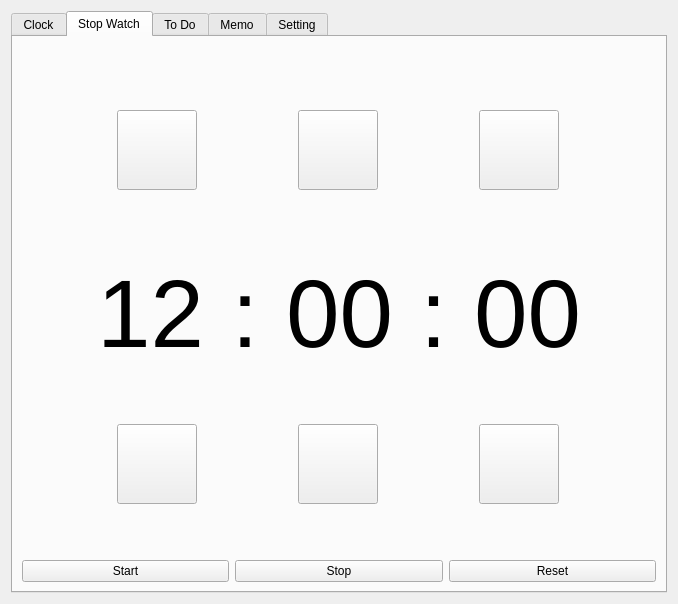
<?xml version="1.0" encoding="UTF-8"?>
<ui version="4.0">
 <class>Form</class>
 <widget class="QWidget" name="Form">
  <property name="geometry">
   <rect>
    <x>0</x>
    <y>0</y>
    <width>678</width>
    <height>604</height>
   </rect>
  </property>
  <property name="windowTitle">
   <string>Form</string>
  </property>
  <layout class="QVBoxLayout" name="verticalLayout_4">
   <item>
    <widget class="QTabWidget" name="appTab">
     <property name="sizePolicy">
      <sizepolicy hsizetype="MinimumExpanding" vsizetype="MinimumExpanding">
       <horstretch>0</horstretch>
       <verstretch>0</verstretch>
      </sizepolicy>
     </property>
     <property name="currentIndex">
      <number>1</number>
     </property>
     <widget class="QWidget" name="tab">
      <attribute name="title">
       <string>Clock</string>
      </attribute>
      <layout class="QHBoxLayout" name="horizontalLayout">
       <item>
        <layout class="QVBoxLayout" name="verticalLayout_8">
         <item>
          <widget class="QLabel" name="clockLabel">
           <property name="font">
            <font>
             <pointsize>72</pointsize>
            </font>
           </property>
           <property name="text">
            <string>TextLabel</string>
           </property>
           <property name="alignment">
            <set>Qt::AlignCenter</set>
           </property>
           <property name="margin">
            <number>30</number>
           </property>
          </widget>
         </item>
         <item>
          <widget class="QGroupBox" name="groupBox">
           <property name="title">
            <string/>
           </property>
           <layout class="QHBoxLayout" name="horizontalLayout_21">
            <item>
             <layout class="QVBoxLayout" name="verticalLayout_11">
              <item>
               <widget class="QLabel" name="label_6">
                <property name="text">
                 <string>StopWatch</string>
                </property>
               </widget>
              </item>
              <item>
               <widget class="QWidget" name="widget" native="true">
                <property name="sizePolicy">
                 <sizepolicy hsizetype="Preferred" vsizetype="MinimumExpanding">
                  <horstretch>0</horstretch>
                  <verstretch>0</verstretch>
                 </sizepolicy>
                </property>
                <property name="minimumSize">
                 <size>
                  <width>0</width>
                  <height>50</height>
                 </size>
                </property>
               </widget>
              </item>
              <item>
               <layout class="QHBoxLayout" name="horizontalLayout_22">
                <property name="topMargin">
                 <number>0</number>
                </property>
                <item>
                 <widget class="QLabel" name="label_7">
                  <property name="text">
                   <string>ToDo</string>
                  </property>
                 </widget>
                </item>
                <item>
                 <spacer name="horizontalSpacer_9">
                  <property name="orientation">
                   <enum>Qt::Horizontal</enum>
                  </property>
                  <property name="sizeHint" stdset="0">
                   <size>
                    <width>40</width>
                    <height>20</height>
                   </size>
                  </property>
                 </spacer>
                </item>
                <item>
                 <widget class="QPushButton" name="pushButton">
                  <property name="text">
                   <string>Done</string>
                  </property>
                 </widget>
                </item>
               </layout>
              </item>
              <item>
               <widget class="QListView" name="listView">
                <property name="sizePolicy">
                 <sizepolicy hsizetype="MinimumExpanding" vsizetype="MinimumExpanding">
                  <horstretch>0</horstretch>
                  <verstretch>0</verstretch>
                 </sizepolicy>
                </property>
                <property name="autoScrollMargin">
                 <number>5</number>
                </property>
                <property name="resizeMode">
                 <enum>QListView::Adjust</enum>
                </property>
                <property name="gridSize">
                 <size>
                  <width>0</width>
                  <height>5</height>
                 </size>
                </property>
                <property name="uniformItemSizes">
                 <bool>false</bool>
                </property>
                <property name="batchSize">
                 <number>50</number>
                </property>
               </widget>
              </item>
             </layout>
            </item>
           </layout>
          </widget>
         </item>
        </layout>
       </item>
      </layout>
     </widget>
     <widget class="QWidget" name="tab_2">
      <attribute name="title">
       <string>Stop Watch</string>
      </attribute>
      <layout class="QHBoxLayout" name="horizontalLayout_4">
       <item>
        <layout class="QVBoxLayout" name="verticalLayout_3">
         <item>
          <layout class="QVBoxLayout" name="verticalLayout_6">
           <item>
            <spacer name="verticalSpacer_2">
             <property name="orientation">
              <enum>Qt::Vertical</enum>
             </property>
             <property name="sizeHint" stdset="0">
              <size>
               <width>20</width>
               <height>40</height>
              </size>
             </property>
            </spacer>
           </item>
           <item>
            <layout class="QHBoxLayout" name="horizontalLayout_7">
             <item>
              <widget class="QPushButton" name="addHourButton">
               <property name="sizePolicy">
                <sizepolicy hsizetype="Fixed" vsizetype="Fixed">
                 <horstretch>0</horstretch>
                 <verstretch>0</verstretch>
                </sizepolicy>
               </property>
               <property name="minimumSize">
                <size>
                 <width>80</width>
                 <height>80</height>
                </size>
               </property>
               <property name="text">
                <string/>
               </property>
              </widget>
             </item>
             <item>
              <widget class="QPushButton" name="addMinuteButton">
               <property name="sizePolicy">
                <sizepolicy hsizetype="Fixed" vsizetype="Fixed">
                 <horstretch>0</horstretch>
                 <verstretch>0</verstretch>
                </sizepolicy>
               </property>
               <property name="minimumSize">
                <size>
                 <width>80</width>
                 <height>80</height>
                </size>
               </property>
               <property name="text">
                <string/>
               </property>
              </widget>
             </item>
             <item>
              <widget class="QPushButton" name="addSecondButton">
               <property name="sizePolicy">
                <sizepolicy hsizetype="Fixed" vsizetype="Fixed">
                 <horstretch>0</horstretch>
                 <verstretch>0</verstretch>
                </sizepolicy>
               </property>
               <property name="minimumSize">
                <size>
                 <width>80</width>
                 <height>80</height>
                </size>
               </property>
               <property name="text">
                <string/>
               </property>
              </widget>
             </item>
            </layout>
           </item>
           <item>
            <spacer name="verticalSpacer">
             <property name="orientation">
              <enum>Qt::Vertical</enum>
             </property>
             <property name="sizeHint" stdset="0">
              <size>
               <width>20</width>
               <height>40</height>
              </size>
             </property>
            </spacer>
           </item>
          </layout>
         </item>
         <item>
          <layout class="QHBoxLayout" name="horizontalLayout_13">
           <item>
            <spacer name="horizontalSpacer_7">
             <property name="orientation">
              <enum>Qt::Horizontal</enum>
             </property>
             <property name="sizeType">
              <enum>QSizePolicy::MinimumExpanding</enum>
             </property>
             <property name="sizeHint" stdset="0">
              <size>
               <width>75</width>
               <height>20</height>
              </size>
             </property>
            </spacer>
           </item>
           <item>
            <widget class="QLabel" name="stopwatchLabel">
             <property name="font">
              <font>
               <pointsize>72</pointsize>
              </font>
             </property>
             <property name="text">
              <string>12</string>
             </property>
             <property name="alignment">
              <set>Qt::AlignCenter</set>
             </property>
            </widget>
           </item>
           <item>
            <widget class="QLabel" name="label">
             <property name="sizePolicy">
              <sizepolicy hsizetype="MinimumExpanding" vsizetype="Preferred">
               <horstretch>0</horstretch>
               <verstretch>0</verstretch>
              </sizepolicy>
             </property>
             <property name="font">
              <font>
               <pointsize>72</pointsize>
              </font>
             </property>
             <property name="text">
              <string>:</string>
             </property>
             <property name="alignment">
              <set>Qt::AlignCenter</set>
             </property>
            </widget>
           </item>
           <item>
            <widget class="QLabel" name="label_2">
             <property name="font">
              <font>
               <pointsize>72</pointsize>
              </font>
             </property>
             <property name="text">
              <string>00</string>
             </property>
             <property name="alignment">
              <set>Qt::AlignCenter</set>
             </property>
            </widget>
           </item>
           <item>
            <widget class="QLabel" name="label_3">
             <property name="sizePolicy">
              <sizepolicy hsizetype="MinimumExpanding" vsizetype="Preferred">
               <horstretch>0</horstretch>
               <verstretch>0</verstretch>
              </sizepolicy>
             </property>
             <property name="font">
              <font>
               <pointsize>72</pointsize>
              </font>
             </property>
             <property name="text">
              <string>:</string>
             </property>
             <property name="alignment">
              <set>Qt::AlignCenter</set>
             </property>
            </widget>
           </item>
           <item>
            <widget class="QLabel" name="lblStopwatchSec">
             <property name="font">
              <font>
               <pointsize>72</pointsize>
              </font>
             </property>
             <property name="text">
              <string>00</string>
             </property>
             <property name="alignment">
              <set>Qt::AlignCenter</set>
             </property>
            </widget>
           </item>
           <item>
            <spacer name="horizontalSpacer_8">
             <property name="orientation">
              <enum>Qt::Horizontal</enum>
             </property>
             <property name="sizeType">
              <enum>QSizePolicy::MinimumExpanding</enum>
             </property>
             <property name="sizeHint" stdset="0">
              <size>
               <width>75</width>
               <height>20</height>
              </size>
             </property>
            </spacer>
           </item>
          </layout>
         </item>
         <item>
          <layout class="QVBoxLayout" name="verticalLayout_7">
           <item>
            <spacer name="verticalSpacer_3">
             <property name="orientation">
              <enum>Qt::Vertical</enum>
             </property>
             <property name="sizeHint" stdset="0">
              <size>
               <width>20</width>
               <height>40</height>
              </size>
             </property>
            </spacer>
           </item>
           <item>
            <layout class="QHBoxLayout" name="horizontalLayout_6">
             <item>
              <widget class="QPushButton" name="takeHourButton">
               <property name="sizePolicy">
                <sizepolicy hsizetype="Fixed" vsizetype="Fixed">
                 <horstretch>0</horstretch>
                 <verstretch>0</verstretch>
                </sizepolicy>
               </property>
               <property name="minimumSize">
                <size>
                 <width>80</width>
                 <height>80</height>
                </size>
               </property>
               <property name="text">
                <string/>
               </property>
              </widget>
             </item>
             <item>
              <widget class="QPushButton" name="takeMinuteButton">
               <property name="sizePolicy">
                <sizepolicy hsizetype="Fixed" vsizetype="Fixed">
                 <horstretch>0</horstretch>
                 <verstretch>0</verstretch>
                </sizepolicy>
               </property>
               <property name="minimumSize">
                <size>
                 <width>80</width>
                 <height>80</height>
                </size>
               </property>
               <property name="text">
                <string/>
               </property>
              </widget>
             </item>
             <item>
              <widget class="QPushButton" name="takeSecondButton">
               <property name="sizePolicy">
                <sizepolicy hsizetype="Fixed" vsizetype="Fixed">
                 <horstretch>0</horstretch>
                 <verstretch>0</verstretch>
                </sizepolicy>
               </property>
               <property name="minimumSize">
                <size>
                 <width>80</width>
                 <height>80</height>
                </size>
               </property>
               <property name="text">
                <string/>
               </property>
              </widget>
             </item>
            </layout>
           </item>
           <item>
            <spacer name="verticalSpacer_4">
             <property name="orientation">
              <enum>Qt::Vertical</enum>
             </property>
             <property name="sizeHint" stdset="0">
              <size>
               <width>20</width>
               <height>40</height>
              </size>
             </property>
            </spacer>
           </item>
           <item>
            <layout class="QHBoxLayout" name="horizontalLayout_20">
             <property name="topMargin">
              <number>0</number>
             </property>
             <item>
              <widget class="QPushButton" name="startStopwatchButton">
               <property name="text">
                <string>Start</string>
               </property>
              </widget>
             </item>
             <item>
              <widget class="QPushButton" name="stopStopwatchButton">
               <property name="text">
                <string>Stop</string>
               </property>
              </widget>
             </item>
             <item>
              <widget class="QPushButton" name="resetStopwatchButton">
               <property name="text">
                <string>Reset</string>
               </property>
              </widget>
             </item>
            </layout>
           </item>
          </layout>
         </item>
        </layout>
       </item>
      </layout>
     </widget>
     <widget class="QWidget" name="tab_3">
      <attribute name="title">
       <string>To Do</string>
      </attribute>
      <layout class="QHBoxLayout" name="horizontalLayout_3">
       <item>
        <layout class="QVBoxLayout" name="verticalLayout_2">
         <item>
          <widget class="QListView" name="toDoListView">
           <property name="alternatingRowColors">
            <bool>true</bool>
           </property>
          </widget>
         </item>
         <item>
          <layout class="QHBoxLayout" name="horizontalLayout_18">
           <property name="topMargin">
            <number>0</number>
           </property>
           <property name="rightMargin">
            <number>0</number>
           </property>
           <item>
            <widget class="QLabel" name="label_5">
             <property name="text">
              <string>ToDo</string>
             </property>
            </widget>
           </item>
           <item>
            <widget class="QLineEdit" name="lineEdit"/>
           </item>
          </layout>
         </item>
         <item>
          <layout class="QHBoxLayout" name="horizontalLayout_2">
           <item>
            <spacer name="horizontalSpacer_3">
             <property name="orientation">
              <enum>Qt::Horizontal</enum>
             </property>
             <property name="sizeHint" stdset="0">
              <size>
               <width>40</width>
               <height>20</height>
              </size>
             </property>
            </spacer>
           </item>
           <item>
            <widget class="QPushButton" name="toDoAddButton">
             <property name="text">
              <string>Add</string>
             </property>
            </widget>
           </item>
           <item>
            <spacer name="horizontalSpacer_2">
             <property name="orientation">
              <enum>Qt::Horizontal</enum>
             </property>
             <property name="sizeHint" stdset="0">
              <size>
               <width>40</width>
               <height>20</height>
              </size>
             </property>
            </spacer>
           </item>
           <item>
            <widget class="QPushButton" name="toDoRemoveButton">
             <property name="text">
              <string>Remove</string>
             </property>
            </widget>
           </item>
           <item>
            <spacer name="horizontalSpacer">
             <property name="orientation">
              <enum>Qt::Horizontal</enum>
             </property>
             <property name="sizeHint" stdset="0">
              <size>
               <width>40</width>
               <height>20</height>
              </size>
             </property>
            </spacer>
           </item>
          </layout>
         </item>
        </layout>
       </item>
      </layout>
     </widget>
     <widget class="QWidget" name="tab_4">
      <attribute name="title">
       <string>Memo</string>
      </attribute>
      <layout class="QHBoxLayout" name="horizontalLayout_8">
       <item>
        <layout class="QVBoxLayout" name="verticalLayout_5">
         <item>
          <widget class="QTabWidget" name="memoTab">
           <property name="currentIndex">
            <number>0</number>
           </property>
           <widget class="QWidget" name="tab_5">
            <attribute name="title">
             <string>Memo 1</string>
            </attribute>
            <layout class="QHBoxLayout" name="horizontalLayout_23">
             <item>
              <widget class="QTextEdit" name="textEdit">
               <property name="font">
                <font>
                 <pointsize>12</pointsize>
                </font>
               </property>
              </widget>
             </item>
            </layout>
           </widget>
           <widget class="QWidget" name="tab_6">
            <attribute name="title">
             <string>Memo 2</string>
            </attribute>
            <layout class="QHBoxLayout" name="horizontalLayout_25">
             <item>
              <widget class="QTextEdit" name="textEdit_2">
               <property name="font">
                <font>
                 <pointsize>12</pointsize>
                </font>
               </property>
              </widget>
             </item>
            </layout>
           </widget>
          </widget>
         </item>
         <item>
          <layout class="QHBoxLayout" name="horizontalLayout_9">
           <item>
            <spacer name="horizontalSpacer_5">
             <property name="orientation">
              <enum>Qt::Horizontal</enum>
             </property>
             <property name="sizeHint" stdset="0">
              <size>
               <width>40</width>
               <height>20</height>
              </size>
             </property>
            </spacer>
           </item>
           <item>
            <widget class="QPushButton" name="addMemoButton">
             <property name="text">
              <string>Add</string>
             </property>
            </widget>
           </item>
           <item>
            <spacer name="horizontalSpacer_6">
             <property name="orientation">
              <enum>Qt::Horizontal</enum>
             </property>
             <property name="sizeHint" stdset="0">
              <size>
               <width>40</width>
               <height>20</height>
              </size>
             </property>
            </spacer>
           </item>
           <item>
            <widget class="QPushButton" name="removeMemoButton">
             <property name="text">
              <string>Remove</string>
             </property>
            </widget>
           </item>
           <item>
            <spacer name="horizontalSpacer_4">
             <property name="orientation">
              <enum>Qt::Horizontal</enum>
             </property>
             <property name="sizeHint" stdset="0">
              <size>
               <width>40</width>
               <height>20</height>
              </size>
             </property>
            </spacer>
           </item>
          </layout>
         </item>
        </layout>
       </item>
      </layout>
     </widget>
     <widget class="QWidget" name="tab_7">
      <attribute name="title">
       <string>Setting</string>
      </attribute>
     </widget>
    </widget>
   </item>
  </layout>
 </widget>
 <resources/>
 <connections/>
</ui>
